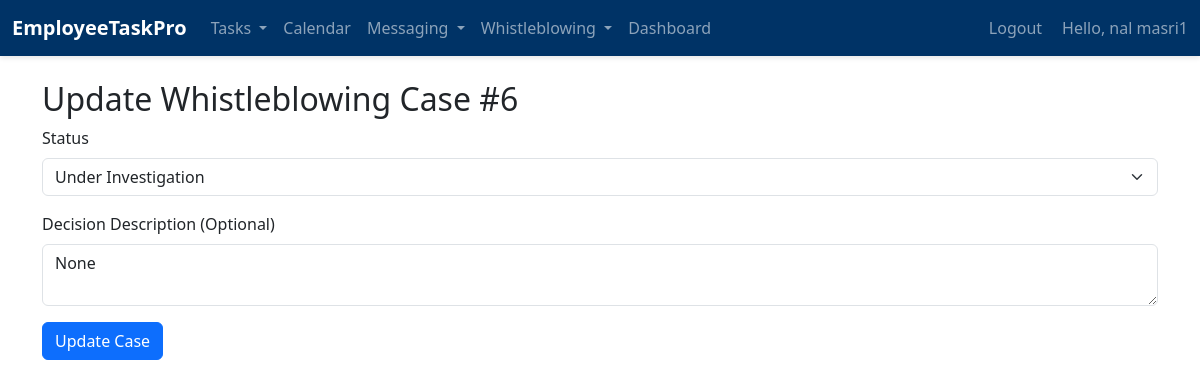
Page /emp/update-whistleblowing-case/6/ (signed in) on the committed database.
### emp/models.py (models this page shows, shortened)
class WhistleblowingCase(models.Model):
    STATUS_CHOICES = [
        ('Submitted', 'Submitted'),
        ('Open', 'Open'),
        ('Pending', 'Pending'),
        ('Under Investigation', 'Under Investigation'),
        ('Closed', 'Closed')
    ]
    involved_employees = models.ManyToManyField(User, related_name='whistleblowing_cases')
    description = models.TextField()
    date_time = models.DateTimeField(auto_now_add=True)
    submitted_by = models.ForeignKey(User, on_delete=models.SET_NULL, null=True, blank=True, related_name='submitted_cases')
    status = models.CharField(max_length=20, choices=STATUS_CHOICES, default='Submitted')
    attachment = models.FileField(upload_to='whistleblowing_attachments/', null=True, blank=True)
    decision_description = models.TextField(null=True, blank=True)

### emp/views.py (the view)
# urls.py: path('update-whistleblowing-case/<int:case_id>/', update_whistleblowing_case, name='update_whistleblowing_case'),
@login_required
def update_whistleblowing_case(request, case_id):
    case = get_object_or_404(WhistleblowingCase, id=case_id)
    if request.user.groups.filter(name='HR').exists() or case.submitted_by == request.user:
        if request.method == 'POST':
            case.status = request.POST.get('status')
            case.decision_description = request.POST.get('decision_description', '')
            case.save()
            messages.success(request, 'Whistleblowing case updated successfully.')
            return redirect('emp:whistleblowing_cases_overview')
        return render(request, 'emp/update_whistleblowing_case.html', {'case': case})
    else:
        return redirect('emp:whistleblowing_cases_overview')  # Redirect if not authorized

### emp/context_processors.py (called while the page is built)
def user_roles(request):
    is_hr_or_manager = request.user.groups.filter(name__in=['HR', 'Manager']).exists()
    is_employee = request.user.groups.filter(name='Employee').exists()
    return {
        'is_hr_or_manager': is_hr_or_manager,
        'is_employee': is_employee,
    }

### templates/emp/update_whistleblowing_case.html (shortened to what this page needs)
<!doctype html>
<html lang="en">
<head>
    <link href="https://cdn.jsdelivr.net/npm/bootstrap@5.2.2/dist/css/bootstrap.min.css"
          rel="stylesheet"
>
</head>
<body>
{% include 'emp/navbar.html' %}
<div class="container my-4">
    <h2>Update Whistleblowing Case #{{ case.id }}</h2>
    <form method="post">
        <div class="mb-3">
            <label for="status" class="form-label">Status</label>
            <select id="status" name="status" class="form-select">
                {% for choice in case.STATUS_CHOICES %}
                <option value="{{ choice.0 }}" {% if case.status == choice.0 %}selected{% endif %}>{{ choice.1 }}</option>
                {% endfor %}
            </select>
        </div>
        <div class="mb-3">
            <label for="decision_description" class="form-label">Decision Description (Optional)</label>
            <textarea id="decision_description" name="decision_description" class="form-control" placeholder="Provide any decision details or additional comments here.">{{ case.decision_description }}</textarea>
        </div>
        <button type="submit" class="btn btn-primary">Update Case</button>
    </form>
</div>
</body>
</html>

### templates/emp/navbar.html (shortened to what this page needs)
{% load static %}
<!DOCTYPE html>
<html lang="en">
<head>
    <link rel="stylesheet" href="{% static 'css/navbar.css' %}">
    <link href="https://cdn.jsdelivr.net/npm/bootstrap@5.3.0/dist/css/bootstrap.min.css" rel="stylesheet">
    <link rel="stylesheet" href="https://cdnjs.cloudflare.com/ajax/libs/font-awesome/5.15.4/css/all.min.css" />
</head>
<body>
    {% if request.user.is_authenticated %}
    <nav class="navbar navbar-expand-lg navbar-dark" style="background-color:  #003366">
        <div class="container-fluid">
            <a class="navbar-brand" href="/emp/">EmployeeTaskPro</a>
            <div class="collapse navbar-collapse" id="navbarSupportedContent">
                <ul class="navbar-nav me-auto mb-2 mb-lg-0">
                    <li class="nav-item dropdown">
                        <a class="nav-link dropdown-toggle" href="#" id="navbarDropdownTasks" role="button" data-bs-toggle="dropdown" aria-expanded="false">
                            Tasks
                        </a>
                    </li>
                    <li class="nav-item">
                        <a class="nav-link" href="/emp/calendar/">Calendar</a>
                    </li>
                    <li class="nav-item dropdown">
                        <a class="nav-link dropdown-toggle" href="#" id="navbarDropdownMessaging" role="button" data-bs-toggle="dropdown" aria-expanded="false">
                            Messaging
                        </a>
                    </li>
                    {% if request.user.is_authenticated %}
                    <li class="nav-item dropdown">
                        <a class="nav-link dropdown-toggle" href="#" id="navbarDropdownWhistleblowing" role="button" data-bs-toggle="dropdown" aria-expanded="false">
                            Whistleblowing
                        </a>
                    </li>
                    {% endif %}
                    <li class="nav-item">
                        <a class="nav-link" href="/emp/emp-dashboard/">Dashboard</a>
                    </li>
                </ul>
                <ul class="navbar-nav ms-auto mb-2 mb-lg-0">
                    {% if request.user.is_authenticated %}
                    <li class="nav-item">
                        <form action="{% url 'logout' %}" method="post">
                            <button type="submit" class="btn btn-link nav-link" style="padding: 0; border: none; background: none; margin-right: 20px;">Logout</button>
                        </form>
                    </li>
                    {% else %}
                    <li class="nav-item">
                    </li>
                    {% endif %}
                    <li class="nav-item">
                        <span class="navbar-text mr-3">
                        Hello, {{ request.user.username }}
                        </span>
                    </li>
                </ul>
            </div>
        </div>
    </nav>
{% endif %}
</body>
</html>

### static/css/navbar.css (style rules this page uses)
body { font-family: 'Arial', sans-serif; margin: 0; padding: 0; background: #f4f4f4; }
.navbar { box-shadow: 0 2px 5px rgba(0,0,0,0.1); font-size: 16px; }
.navbar-brand { font-weight: bold; }
.nav-link { transition: color 0.3s; }
.btn-link { transition: color 0.3s; }

### rows in the picture
WhistleblowingCase: id "6", status "Under Investigation", decision_description "None"

### other values in the picture
{{ request.user.username }} "nal masri1"
